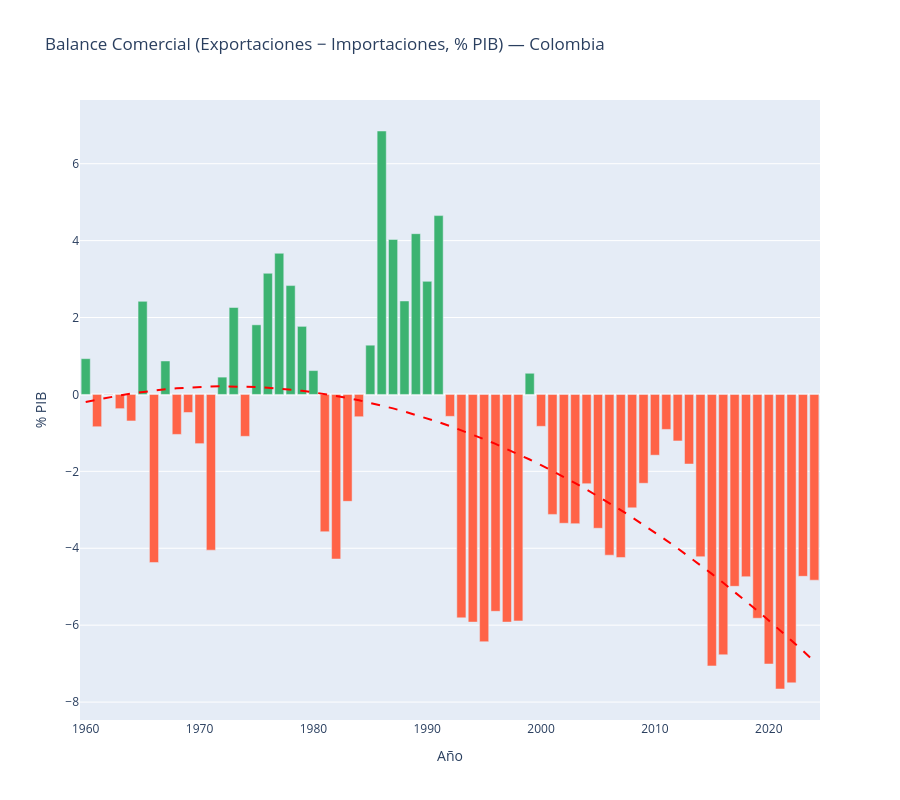

Notebook code for this chart:
### Markdown cell above
### Balanza Comercial de Colombia

### Code cell
## Balance Comercial (Exportaciones − Importaciones, % PIB)
colors_bc = np.where(df['balance_comercial'] >= 0, 'mediumseagreen', 'tomato')
fig = go.Figure()
fig.add_trace(go.Bar(
    x=df['year'], y=df['balance_comercial'],
    marker_color=colors_bc, name='Balance comercial',
))
add_trend(fig, df['year'].values, df['balance_comercial'].values)
fig.update_layout(
    title='Balance Comercial (Exportaciones − Importaciones, % PIB) — Colombia',
    xaxis_title='Año', yaxis_title='% PIB', height=HEIGHT, showlegend=False,
)
fig.show()

### Figure 1 — Plotly figure (JSON) as saved in the notebook; plotly's stock layout.template omitted (floating-point values rounded to 4 significant figures)
{"data": [{"marker": {"color": ["mediumseagreen", "tomato", "tomato", "tomato", "tomato", "mediumseagreen", "tomato", "mediumseagreen", "tomato", "tomato", "tomato", "tomato", "mediumseagreen", "mediumseagreen", "tomato", "mediumseagreen", "mediumseagreen", "mediumseagreen", "mediumseagreen", "mediumseagreen", "mediumseagreen", "tomato", "tomato", "tomato", "tomato", "mediumseagreen", "mediumseagreen", "mediumseagreen", "mediumseagreen", "mediumseagreen", "mediumseagreen", "mediumseagreen", "tomato", "tomato", "tomato", "tomato", "tomato", "tomato", "tomato", "mediumseagreen", "tomato", "tomato", "tomato", "tomato", "tomato", "tomato", "tomato", "tomato", "tomato", "tomato", "tomato", "tomato", "tomato", "tomato", "tomato", "tomato", "tomato", "tomato", "tomato", "tomato", "tomato", "tomato", "tomato", "tomato", "tomato"]}, "name": "Balance comercial", "type": "bar", "x": [1960, 1961, 1962, 1963, 1964, 1965, 1966, 1967, 1968, 1969, 1970, 1971, 1972, 1973, 1974, 1975, 1976, 1977, 1978, 1979, 1980, 1981, 1982, 1983, 1984, 1985, 1986, 1987, 1988, 1989, 1990, 1991, 1992, 1993, 1994, 1995, 1996, 1997, 1998, 1999, 2000, 2001, 2002, 2003, 2004, 2005, 2006, 2007, 2008, 2009, 2010, 2011, 2012, 2013, 2014, 2015, 2016, 2017, 2018, 2019, 2020, 2021, 2022, 2023, 2024], "y": [0.93, -0.84, -0.01, -0.37, -0.69, 2.42, -4.37, 0.87, -1.04, -0.47, -1.28, -4.05, 0.45, 2.26, -1.09, 1.81, 3.15, 3.67, 2.83, 1.77, 0.62, -3.57, -4.28, -2.78, -0.58, 1.28, 6.85, 4.03, 2.43, 4.18, 2.94, 4.65, -0.57, -5.81, -5.92, -6.43, -5.64, -5.92, -5.89, 0.55, -0.83, -3.12, -3.35, -3.36, -2.32, -3.48, -4.18, -4.24, -2.95, -2.31, -1.58, -0.91, -1.21, -1.81, -4.22, -7.06, -6.77, -4.99, -4.74, -5.82, -7.01, -7.66, -7.5, -4.73, -4.83]}, {"line": {"color": "red", "dash": "dash"}, "mode": "lines", "name": "Tendencia", "showlegend": false, "type": "scatter", "x": [1960, 1961, 1962, 1963, 1964, 1965, 1966, 1967, 1968, 1969, 1970, 1971, 1972, 1973, 1974, 1975, 1976, 1977, 1978, 1979, 1980, 1981, 1982, 1983, 1984, 1985, 1986, 1987, 1988, 1989, 1990, 1991, 1992, 1993, 1994, 1995, 1996, 1997, 1998, 1999, 2000, 2001, 2002, 2003, 2004, 2005, 2006, 2007, 2008, 2009, 2010, 2011, 2012, 2013, 2014, 2015, 2016, 2017, 2018, 2019, 2020, 2021, 2022, 2023, 2024], "y": [-0.199, -0.1353, -0.07704, -0.02411, 0.02346, 0.06566, 0.1025, 0.134, 0.1601, 0.1808, 0.1962, 0.2062, 0.2108, 0.2101, 0.204, 0.1925, 0.1757, 0.1535, 0.126, 0.09306, 0.05477, 0.01112, -0.03789, -0.09228, -0.152, -0.2171, -0.2876, -0.3635, -0.4447, -0.5313, -0.6232, -0.7205, -0.8232, -0.9312, -1.045, -1.163, -1.288, -1.417, -1.552, -1.692, -1.838, -1.989, -2.145, -2.307, -2.474, -2.646, -2.824, -3.007, -3.196, -3.39, -3.589, -3.793, -4.003, -4.219, -4.44, -4.666, -4.897, -5.134, -5.376, -5.624, -5.877, -6.135, -6.398, -6.667, -6.942]}], "layout": {"height": 800, "showlegend": false, "title": {"text": "Balance Comercial (Exportaciones − Importaciones, % PIB) — Colombia"}, "xaxis": {"title": {"text": "Año"}}, "yaxis": {"title": {"text": "% PIB"}}}}
